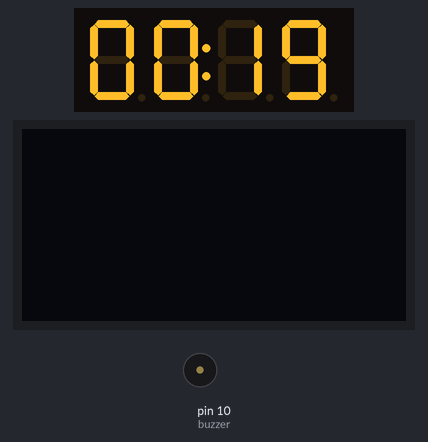
Recording of a sketch running on a simulated Arduino Uno, built with avr-gcc and run on an emulated ATmega328P. On the bench: 4-digit seven-segment display, 128×64 one-colour display, buzzer (waves = sounding). What the sketch prints to the serial monitor is not drawn. At 20.1 s the program stops and its outputs stay as they are.

Above: at 0.3 s.
At 9.1 s:
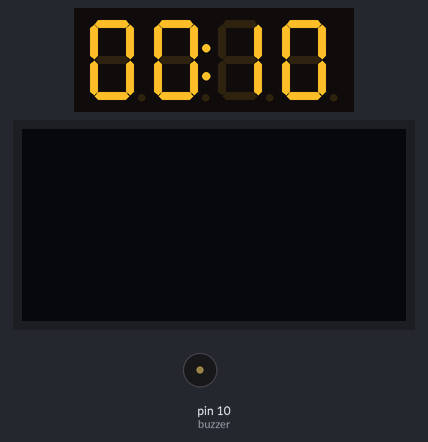
At 19.1 s:
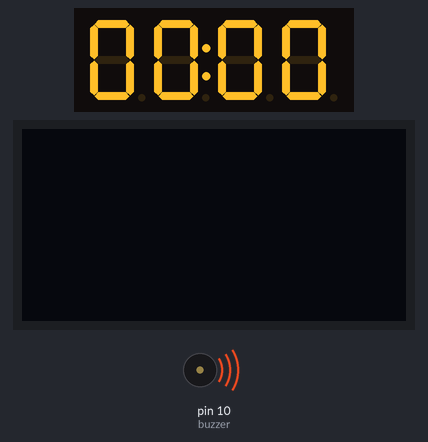
At 20.2 s:
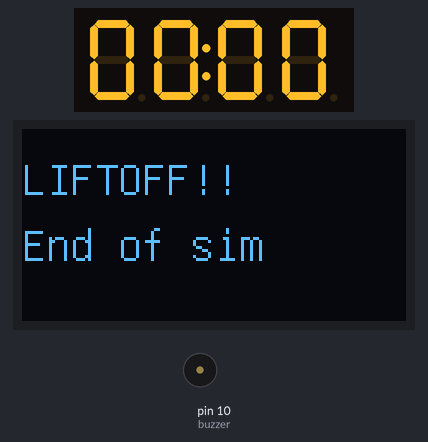
Timing chart, 0 to 21.6 s (numbered marks = the images above):
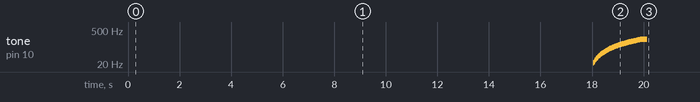

Measured:
- by itself, tone on pin 10 (buzzer): plays 22 Hz for 0.03 s, 25 Hz for 0.03 s, 28 Hz for 0.03 s, 31 Hz for 0.03 s, 34 Hz for 0.03 s, 37 Hz for 0.03 s … (63 notes in this stretch)
- what the display in image 1 shows lasts 1.1 s, from 9.0 s to 10.1 s

The sketch:

day23_launch_sim.ino
```cpp
//LIBRARIES
#include <TM1637Display.h>
#include <U8glib.h>

// MACRO DEFINES
#define numberOfMinutes(_time_) ((_time_ / 1000) / 60)
#define numberOfSeconds(_time_) ((_time_ / 1000) % 60)

// 7 SEGMENT PIN ASSIGNMENTS
#define CLKsev 5
#define DIOsev 4

#define buzzer 10

// DEFINE DISPLAY OBJECTS
U8GLIB_SH1106_128X64  My_u8g_Panel(U8G_I2C_OPT_NONE); // I2C / TWI
TM1637Display My_display(5, 4);

// HANDY CONSTANTS
const uint8_t OFF[] = {0, 0, 0, 0};
const uint8_t SEG_DONE[] = {
  SEG_B | SEG_C | SEG_D | SEG_E | SEG_G,           // d
  SEG_A | SEG_B | SEG_C | SEG_D | SEG_E | SEG_F,   // O
  SEG_C | SEG_E | SEG_G,                           // n
  SEG_A | SEG_D | SEG_E | SEG_F | SEG_G            // E
};

// GLOBAL VARIABLES
unsigned long timeLimit = 20000;
unsigned long lastPeriodStart;

// *********************************************
void setup(){
  Serial.begin(9600);
  // Set brightness
  My_display.setBrightness(7);
  // Clear the display
  My_display.setSegments(OFF);

  My_u8g_Panel.setColorIndex(0);
  My_u8g_Panel.drawBox(0,0,128,64);

   My_u8g_Panel.firstPage();
    do {
      draw();
    } while( My_u8g_Panel.nextPage() );

  My_u8g_Panel.setColorIndex(1);
}

// *********************************************
void loop() {
  countdown();
}
// *********************************************

void countdown() {
  // Calculate the time remaining

  unsigned long timeRemaining = timeLimit - millis();
   Serial.println("Countdown started..: ");

    Serial.println(timeRemaining);
    // To display the countdown in mm:ss format, separate the parts
    int seconds = numberOfSeconds(timeRemaining);
    int minutes = numberOfMinutes(timeRemaining);

    // This displays the seconds in the last two places
    My_display.showNumberDecEx(seconds, 0, true, 2, 2);
    // Display the minutes in the first two places, with colon
    //My_display.showNumberDecEx(minutes, 0x80>>3, true, 2, 0);
    My_display.showNumberDecEx(minutes, 0x40, true, 2, 0);

    if (timeRemaining < 2000) {
      tone(buzzer, 220-timeRemaining/10);
    }

    // Update the time remaining
    timeRemaining = timeLimit - millis();
    if(timeRemaining < 50){
      Serial.println("BREAK!!");
        My_u8g_Panel.firstPage();
        do {
          draw();
        } while( My_u8g_Panel.nextPage() );
        noTone(buzzer);
        while(1);
    }
}


// OLED Display output
void draw(void) {
  // graphic commands to redraw the complete screen should be placed here
  My_u8g_Panel.setFont(u8g_font_unifont);

  My_u8g_Panel.drawStr( 0, 22, "LIFTOFF!!");
  My_u8g_Panel.drawStr( 0, 44, "End of sim");
}
```
